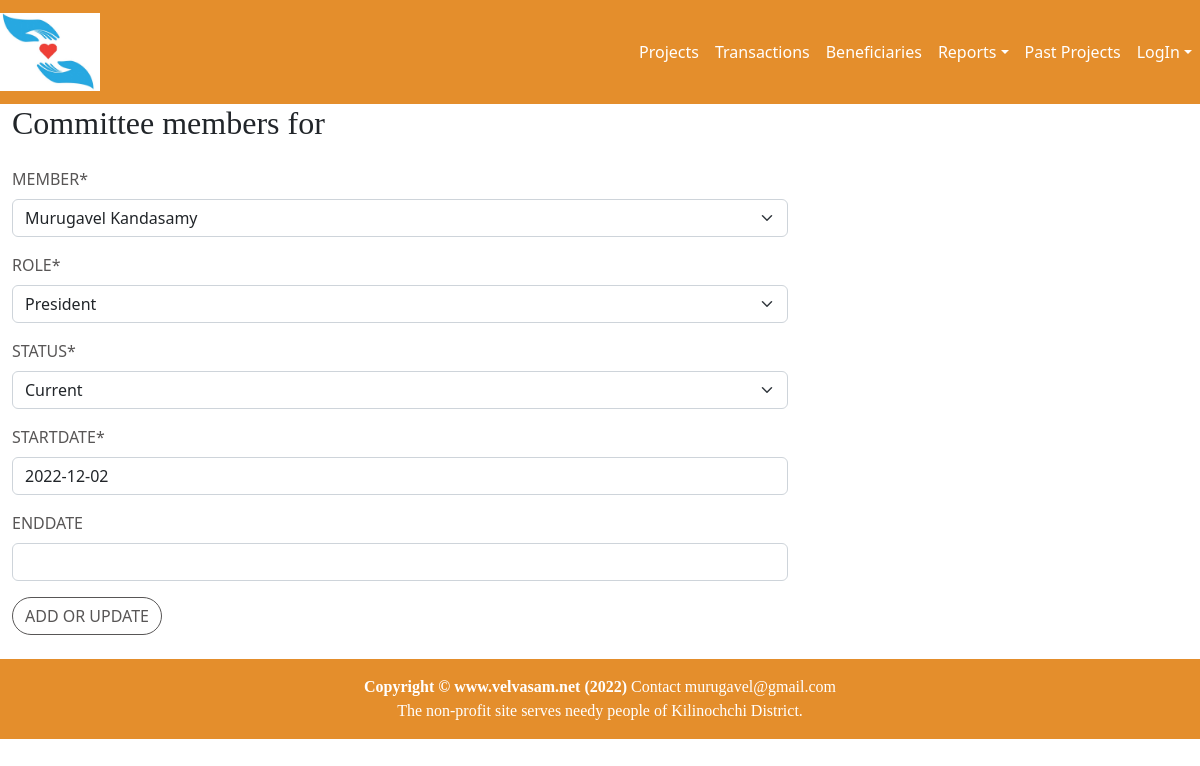
The page /accounts/committeeUpd1 on the database its author committed.
### accounts/models.py (models this page shows)
class Commitee(models.Model):
    CURRENT = 'Current'
    PAST    = 'Past'
    COMMITEE_STATUS = [
            (CURRENT,'Current'),
            (PAST,'Past'),
    ]
    project=models.ForeignKey(Project, on_delete=models.CASCADE)
    member=models.ForeignKey(User, related_name='commitee_member', on_delete=models.CASCADE)
    role = models.ForeignKey(Role, on_delete=models.CASCADE)
    status = models.CharField(max_length=7,choices=COMMITEE_STATUS,default=CURRENT)
    startDate = models.DateField(default=timezone.now)
    endDate = models.DateField(null=True, blank=True)
    updatedBy = models.ForeignKey(User,on_delete=models.PROTECT)
    updatedOn = models.DateTimeField(default=timezone.now)

### accounts/views.py (the view, shortened to what this page needs)
# urls.py: re_path(r'committeeUpd(?P<pk>\d+)', CommitteeUpd.as_view(), name='committeeUpd'),
class CommitteeUpd(UpdateView):
    model = Commitee
    form_class = CommiteeForm
    template_name = 'committee.html'
    def get_queryset(self):
        return Commitee.objects.filter(id=self.kwargs['pk'])

### accounts/forms.py (shortened to what this page needs)
class CommiteeForm(forms.ModelForm):
    widgets = {
            'startDate': BootstrapDateTimePickerInput(format='%Y-%m-%d'), # specify date-frmat
            'endDate'  : BootstrapDateTimePickerInput(format='%Y-%m-%d'), # specify date-frmat
        }
    role=forms.ModelChoiceField(queryset=Role.objects.filter())
    member=MemberChoiceField(queryset=User.objects.filter())
    class Meta:
        model = Commitee
        fields = ('member','role','status','startDate','endDate')

### accounts/forms.py (called while the page is built)
     def label_from_instance(self, obj):
         return "%s %s" % (obj.first_name, obj.last_name)

### accounts/models.py (called while the page is built)
    def __str__(self):
        return "%s " % (self.title)

### accounts/templates/committee.html (shortened to what this page needs)
{% extends 'home/base.html' %}
{% block content %}
{% load static %}
{% load crispy_forms_tags %}
<div class="container-fluid">
    <div class="row no-gutter">
        <div class="col-md-6 col-lg-8">
        <h2 class="login-heading mb-4">Committee members for {{project.name}}</h2>
            <form method="post">
                {{ form | crispy}}
                <div>
                    <button type="submit" class="btn btn-dark btn-md">Add or Update</button>
                </div>
            </form>
        </div>
    </div>
</div>
{% include 'home/footer.html' %}
{% endblock %}

### home/static/css/home.css (style rules this page uses)
body { overflow-x: hidden; }
h1, h2, h3, h4, h5, h6, p { font-family: 'Merriweather'; }
.login-heading { font-weight: 300; }
#page-content-wrapper .btn { text-transform: uppercase; font-weight: 500; color: #585656; background-color: #fff; border-color: #585656; border-radius: 20px; transition: all 0.3s ease 0s; cursor: pointer; outline: none; }
.add-news, label { text-transform: uppercase; font-weight: 500; color: #585656; }

### rows shown on the page
Commitee: member "Murugavel Kandasamy", role "President", status "Current", startDate "2022-12-02"
